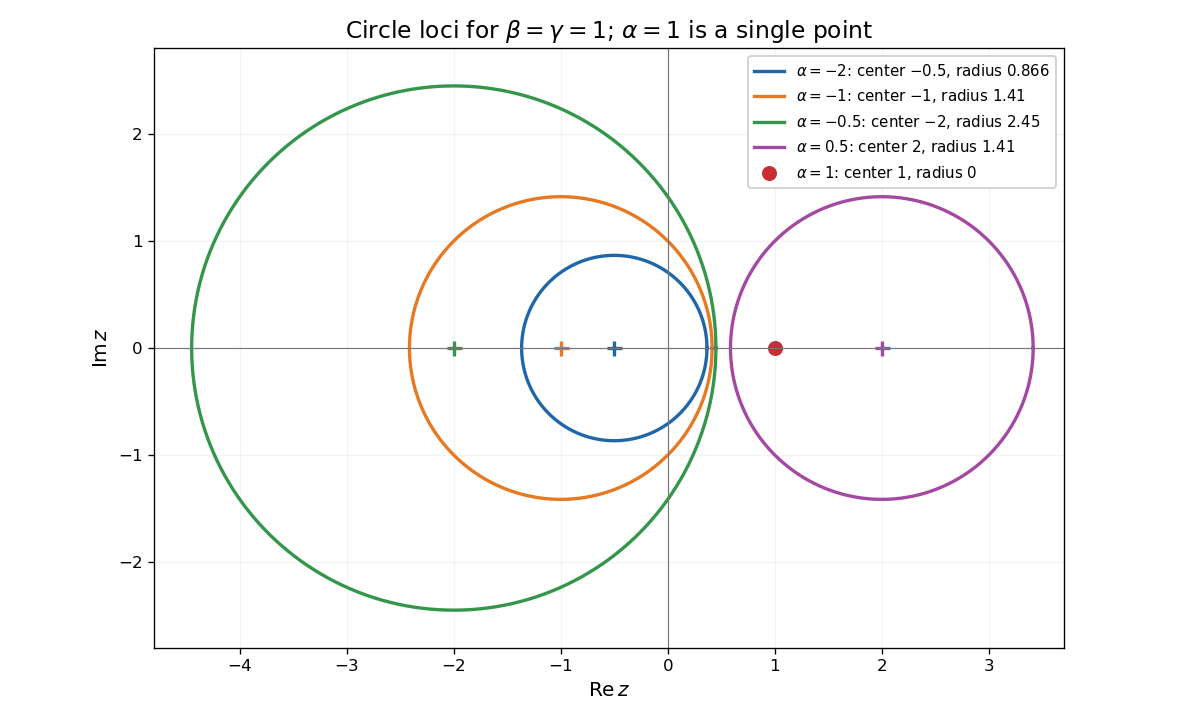

Write Python code to recreate this figure.
"""Original complex circle sketch; Python 3.14, NumPy 2.3.5, Matplotlib 3.10.7.
Emit PNG basename to caller CWD, retaining caller MPLCONFIGDIR.
"""
import numpy as np
import matplotlib
matplotlib.use('Agg')
import matplotlib.pyplot as plt

fig, ax = plt.subplots(figsize=(10, 6), facecolor='white')
ax.set_facecolor('white')
t=np.linspace(0,2*np.pi,800)
for a,color in zip((-2,-1,-.5,.5,1),('#2066a8','#e77922','#33964b','#a449a2','#c52f35')):
    center=1/a;radius=np.sqrt(1-a)/abs(a)
    label=rf'$\alpha={a:g}$: center ${center:g}$, radius ${radius:.3g}$'
    if radius:
        ax.plot(center+radius*np.cos(t),radius*np.sin(t),color=color,lw=2,label=label)
        ax.plot(center,0,'+',color=color,ms=9,mew=2)
    else:
        ax.plot(center,0,'o',color=color,ms=8,label=label)
ax.axhline(0,color='#777777',lw=.7)
ax.axvline(0,color='#777777',lw=.7)
ax.set_aspect('equal')
ax.set_xlim(-4.8,3.7);ax.set_ylim(-2.8,2.8)
ax.set_xlabel(r'$\operatorname{Re}z$',fontsize=12)
ax.set_ylabel(r'$\operatorname{Im}z$',fontsize=12)
ax.set_title(r'Circle loci for $\beta=\gamma=1$; $\alpha=1$ is a single point',fontsize=14)
ax.legend(loc='upper right',fontsize=9,framealpha=1)
ax.grid(alpha=.15)
fig.tight_layout()
fig.savefig('paper-1-complex-circles.png',dpi=120,facecolor='white',transparent=False)
plt.close(fig)
